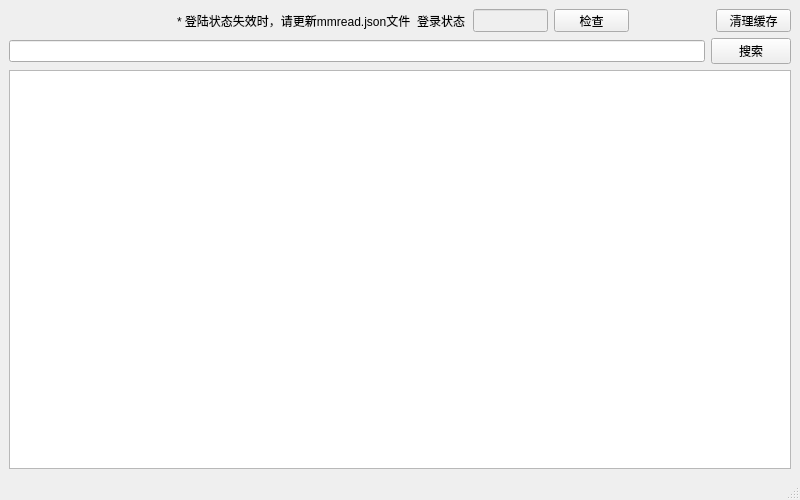
<?xml version="1.0" encoding="UTF-8"?>
<ui version="4.0">
 <class>MainWindow</class>
 <widget class="QMainWindow" name="MainWindow">
  <property name="geometry">
   <rect>
    <x>0</x>
    <y>0</y>
    <width>800</width>
    <height>500</height>
   </rect>
  </property>
  <property name="windowTitle">
   <string>下载工具</string>
  </property>
  <widget class="QWidget" name="centralwidget">
   <layout class="QVBoxLayout" name="verticalLayout_2">
    <item>
     <layout class="QHBoxLayout" name="horizontalLayout_6">
      <item>
       <layout class="QHBoxLayout" name="horizontalLayout_2">
        <item>
         <widget class="QLabel" name="label_3">
          <property name="text">
           <string/>
          </property>
         </widget>
        </item>
        <item>
         <widget class="QLabel" name="label_2">
          <property name="text">
           <string notr="true">* 登陆状态失效时，请更新mmread.json文件</string>
          </property>
          <property name="scaledContents">
           <bool>false</bool>
          </property>
          <property name="alignment">
           <set>Qt::AlignLeading|Qt::AlignLeft|Qt::AlignVCenter</set>
          </property>
         </widget>
        </item>
        <item>
         <widget class="QLabel" name="label">
          <property name="maximumSize">
           <size>
            <width>50</width>
            <height>75</height>
           </size>
          </property>
          <property name="text">
           <string>登录状态</string>
          </property>
         </widget>
        </item>
        <item>
         <widget class="QLineEdit" name="lineEdit_2">
          <property name="enabled">
           <bool>false</bool>
          </property>
          <property name="maximumSize">
           <size>
            <width>75</width>
            <height>32</height>
           </size>
          </property>
          <property name="text">
           <string/>
          </property>
          <property name="readOnly">
           <bool>false</bool>
          </property>
         </widget>
        </item>
        <item>
         <widget class="QPushButton" name="pushButton_2">
          <property name="minimumSize">
           <size>
            <width>65</width>
            <height>23</height>
           </size>
          </property>
          <property name="maximumSize">
           <size>
            <width>75</width>
            <height>23</height>
           </size>
          </property>
          <property name="text">
           <string>检查</string>
          </property>
         </widget>
        </item>
       </layout>
      </item>
      <item>
       <widget class="QLabel" name="label_4">
        <property name="minimumSize">
         <size>
          <width>75</width>
          <height>23</height>
         </size>
        </property>
        <property name="text">
         <string/>
        </property>
       </widget>
      </item>
      <item>
       <widget class="QPushButton" name="pushButton_3">
        <property name="minimumSize">
         <size>
          <width>60</width>
          <height>23</height>
         </size>
        </property>
        <property name="maximumSize">
         <size>
          <width>75</width>
          <height>23</height>
         </size>
        </property>
        <property name="text">
         <string>清理缓存</string>
        </property>
       </widget>
      </item>
     </layout>
    </item>
    <item>
     <layout class="QVBoxLayout" name="verticalLayout">
      <item>
       <layout class="QHBoxLayout" name="horizontalLayout">
        <item>
         <widget class="QLineEdit" name="lineEdit"/>
        </item>
        <item>
         <widget class="QPushButton" name="pushButton">
          <property name="text">
           <string>搜索</string>
          </property>
         </widget>
        </item>
       </layout>
      </item>
      <item>
       <widget class="QListWidget" name="listWidget"/>
      </item>
     </layout>
    </item>
   </layout>
  </widget>
  <widget class="QMenuBar" name="menubar">
   <property name="geometry">
    <rect>
     <x>0</x>
     <y>0</y>
     <width>658</width>
     <height>23</height>
    </rect>
   </property>
  </widget>
  <widget class="QStatusBar" name="statusbar"/>
 </widget>
 <resources/>
 <connections/>
</ui>
